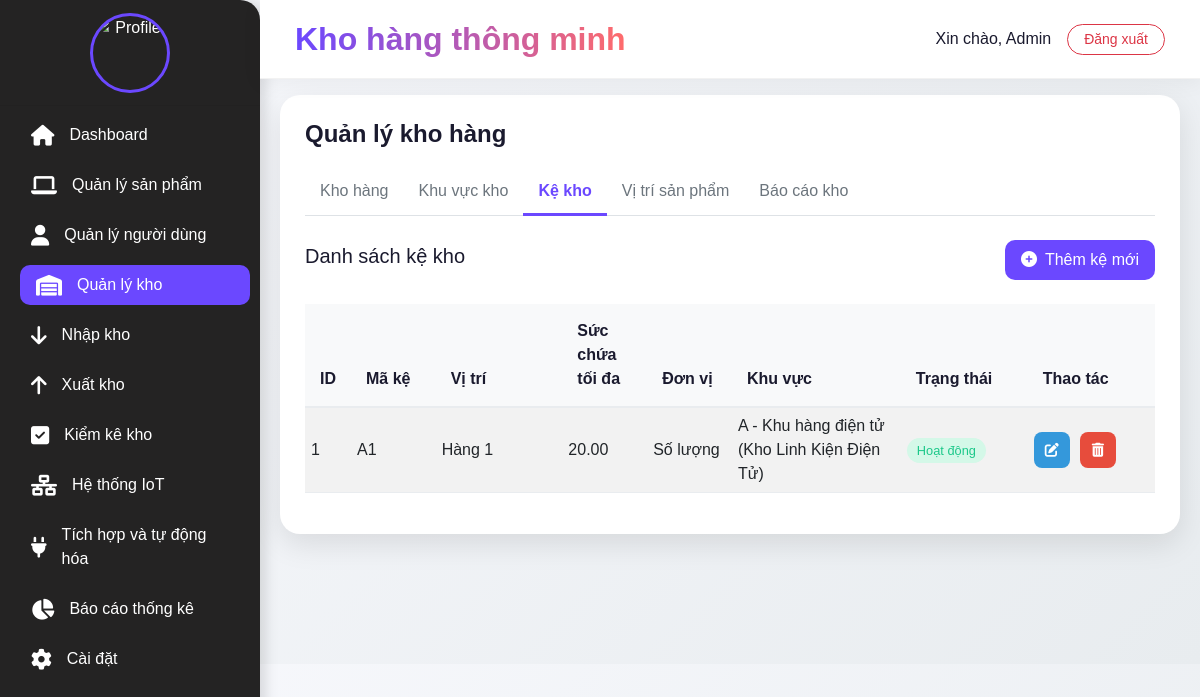
Page /admin.php?option=kho&tab=ke (signed in) on the committed database.
### tables this page shows
CREATE TABLE `shelves` (
  `shelf_id` int(11) NOT NULL,
  `zone_id` int(11) NOT NULL,
  `shelf_code` varchar(20) NOT NULL,
  `position` varchar(50) DEFAULT NULL,
  `max_capacity` decimal(10,2) DEFAULT NULL COMMENT 'Sức chứa tối đa (thể tích hoặc số lượng)',
  `capacity_unit` enum('VOLUME','QUANTITY') DEFAULT 'VOLUME',
  `description` text DEFAULT NULL,
  `status` enum('ACTIVE','INACTIVE','MAINTENANCE') DEFAULT 'ACTIVE',
  `created_at` timestamp NOT NULL DEFAULT current_timestamp(),
  `updated_at` timestamp NOT NULL DEFAULT current_timestamp() ON UPDATE current_timestamp()
);

CREATE TABLE `warehouse_zones` (
  `zone_id` int(11) NOT NULL,
  `warehouse_id` int(11) NOT NULL,
  `zone_code` varchar(10) NOT NULL,
  `zone_name` varchar(100) DEFAULT NULL,
  `description` text DEFAULT NULL,
  `created_at` timestamp NOT NULL DEFAULT current_timestamp()
);

CREATE TABLE `warehouses` (
  `warehouse_id` int(11) NOT NULL,
  `warehouse_name` varchar(100) NOT NULL,
  `address` text DEFAULT NULL,
  `contact_person` varchar(100) DEFAULT NULL,
  `contact_phone` varchar(20) DEFAULT NULL,
  `created_at` timestamp NOT NULL DEFAULT current_timestamp(),
  `updated_at` timestamp NOT NULL DEFAULT current_timestamp() ON UPDATE current_timestamp()
);

### views/kho.php (the view, shortened to what this page needs)
<?php
$tab = isset($_GET['tab']) ? $_GET['tab'] : 'kho';
?>
<div class="function-container">
    <h4 class="page-title">Quản lý kho hàng</h4>
    <ul class="nav nav-tabs mb-4">
        <li class="nav-item">
            <a class="nav-link <?php echo ($tab == 'kho') ? 'active' : ''; ?>" href="?option=kho&tab=kho">Kho hàng</a>
        </li>
        <li class="nav-item">
            <a class="nav-link <?php echo ($tab == 'khu_vuc') ? 'active' : ''; ?>" href="?option=kho&tab=khu_vuc">Khu vực kho</a>
        </li>
        <li class="nav-item">
            <a class="nav-link <?php echo ($tab == 'ke') ? 'active' : ''; ?>" href="?option=kho&tab=ke">Kệ kho</a>
        </li>
        <li class="nav-item">
            <a class="nav-link <?php echo ($tab == 'vi_tri') ? 'active' : ''; ?>" href="?option=kho&tab=vi_tri">Vị trí sản phẩm</a>
        </li>
        <li class="nav-item">
            <a class="nav-link <?php echo ($tab == 'bao_cao') ? 'active' : ''; ?>" href="?option=kho&tab=bao_cao">Báo cáo kho</a>
        </li>
    </ul>
    <div class="tab-content">
        <?php if ($tab == 'kho'): ?>
            <div class="tab-pane active">
                <div class="d-flex justify-content-between align-items-center mb-4">
                    <h5>Danh sách kho hàng</h5>
                    <button type="button" class="btn btn-add" data-bs-toggle="modal" data-bs-target="#addWarehouseModal">
                        <i class="fas fa-plus-circle me-2"></i>Thêm kho mới
                    </button>
                </div>
                <div class="table-responsive">
                    <table class="data-table table table-striped table-hover">
                        <thead>
                            <tr>
                                <th width="5%">ID</th>
                                <th width="20%">Tên kho</th>
                                <th width="35%">Địa chỉ</th>
                                <th width="15%">Người liên hệ</th>
                                <th width="15%">Số điện thoại</th>
                                <th width="10%">Thao tác</th>
                            </tr>
                        </thead>
                        <tbody>
                            <?php
                            $sql = "SELECT * FROM warehouses ORDER BY warehouse_id DESC";
                            $result = $conn->query($sql);
                            if ($result->num_rows > 0) {
                                while ($row = $result->fetch_assoc()) {
                                    echo "<tr>
                                            <td>{$row['warehouse_id']}</td>
                                            <td>{$row['warehouse_name']}</td>
                                            <td>{$row['address']}</td>
                                            <td>{$row['contact_person']}</td>
                                            <td>{$row['contact_phone']}</td>
                                            <td>
                                                <div class='action-buttons'>
                                                    <button class='btn btn-edit' onclick='editWarehouse({$row['warehouse_id']})'
                                                        data-id='{$row['warehouse_id']}'
                                                        data-name='{$row['warehouse_name']}'
                                                        data-address='{$row['address']}'
                                                        data-contact='{$row['contact_person']}'
                                                        data-phone='{$row['contact_phone']}'>
                                                        <i class='fas fa-edit'></i>
                                                    </button>
                                                    <button class='btn btn-delete' onclick='confirmDelete({$row['warehouse_id']}, \"warehouse\")'>
                                                        <i class='fas fa-trash-alt'></i>
                                                    </button>
                                                </div>
                                            </td>
                                          </tr>";
                                }
                            } else {
                                echo "<tr><td colspan='6' class='text-center'>Không có dữ liệu kho hàng</td></tr>";
                            }
                            ?>
                        </tbody>
                    </table>
                </div>
                <div class="modal fade" id="addWarehouseModal" tabindex="-1" aria-hidden="true">
                    <div class="modal-dialog">
                        <div class="modal-content">
                            <div class="modal-header">
                                <h5 class="modal-title">Thêm kho mới</h5>
                                <button type="button" class="btn-close" data-bs-dismiss="modal" aria-label="Close"></button>
                            </div>
                            <div class="modal-body">
                                <form method="post" id="addWarehouseForm">
                                    <div class="form-group mb-3">
                                        <label for="warehouse_name">Tên kho <span class="text-danger">*</span></label>
                                        <input type="text" class="form-control" id="warehouse_name" name="warehouse_name" required>
                                    </div>
                                    <div class="form-group mb-3">
                                        <label for="address">Địa chỉ</label>
                                        <textarea class="form-control" id="address" name="address" rows="2"></textarea>
                                    </div>
                                    <div class="form-group mb-3">
                                        <label for="contact_person">Người liên hệ</label>
                                        <input type="text" class="form-control" id="contact_person" name="contact_person">
                                    </div>
                                    <div class="form-group mb-3">
                                        <label for="contact_phone">Số điện thoại</label>
                                        <input type="text" class="form-control" id="contact_phone" name="contact_phone">
                                    </div>
                                    <div class="modal-footer">
                                        <button type="button" class="btn btn-secondary" data-bs-dismiss="modal">Hủy</button>
                                        <button type="submit" name="add_warehouse" class="btn btn-primary">Thêm mới</button>
                                    </div>
                                </form>
                            </div>
                        </div>
                    </div>
                </div>
                <div class="modal fade" id="editWarehouseModal" tabindex="-1" aria-hidden="true">
                    <div class="modal-dialog">
                        <div class="modal-content">
                            <div class="modal-header">
                                <h5 class="modal-title">Sửa thông tin kho</h5>
                                <button type="button" class="btn-close" data-bs-dismiss="modal" aria-label="Close"></button>
                            </div>
                            <div class="modal-body">
                                <form method="post" id="editWarehouseForm">
                                    <input type="hidden" id="edit_warehouse_id" name="warehouse_id">
                                    <div class="form-group mb-3">
                                        <label for="edit_warehouse_name">Tên kho <span class="text-danger">*</span></label>
                                        <input type="text" class="form-control" id="edit_warehouse_name" name="warehouse_name" required>
                                    </div>
                                    <div class="form-group mb-3">
                                        <label for="edit_address">Địa chỉ</label>
                                        <textarea class="form-control" id="edit_address" name="address" rows="2"></textarea>
                                    </div>
                                    <div class="form-group mb-3">
                                        <label for="edit_contact_person">Người liên hệ</label>
                                        <input type="text" class="form-control" id="edit_contact_person" name="contact_person">
                                    </div>
                                    <div class="form-group mb-3">
                                        <label for="edit_contact_phone">Số điện thoại</label>
                                        <input type="text" class="form-control" id="edit_contact_phone" name="contact_phone">
                                    </div>
                                    <div class="modal-footer">
                                        <button type="button" class="btn btn-secondary" data-bs-dismiss="modal">Hủy</button>
                                        <button type="submit" name="update_warehouse" class="btn btn-primary">Cập nhật</button>
                                    </div>
                                </form>
                            </div>
                        </div>
                    </div>
                </div>
            </div>
        <?php elseif ($tab == 'ke'): ?>
            <div class="tab-pane active">
                <div class="d-flex justify-content-between align-items-center mb-4">
                    <h5>Danh sách kệ kho</h5>
                    <button type="button" class="btn btn-add" data-bs-toggle="modal" data-bs-target="#addShelfModal">
                        <i class="fas fa-plus-circle me-2"></i>Thêm kệ mới
                    </button>
                </div>
                <div class="table-responsive">
                    <table class="data-table table table-striped table-hover">
                        <thead>
                            <tr>
                                <th width="5%">ID</th>
                                <th width="10%">Mã kệ</th>
                                <th width="15%">Vị trí</th>
                <th width="10%">Sức chứa tối đa</th>
                <th width="10%">Đơn vị</th>
                <th width="20%">Khu vực</th>
                <th width="15%">Trạng thái</th>
                <th width="15%">Thao tác</th>
            </tr>
        </thead>
        <tbody>
            <?php
            $sql = "SELECT s.*, wz.zone_code, wz.zone_name, w.warehouse_name
                    FROM shelves s
                    JOIN warehouse_zones wz ON s.zone_id = wz.zone_id
                    JOIN warehouses w ON wz.warehouse_id = w.warehouse_id
                    ORDER BY s.shelf_id DESC";
            $result = $conn->query($sql);
            if ($result->num_rows > 0) {
                while ($row = $result->fetch_assoc()) {
                    $status_class = '';
                    switch ($row['status']) {
                        case 'ACTIVE':
                            $status_class = 'status-active';
                            $status_text = 'Hoạt động';
                            break;
                    }
                    echo "<tr>
                            <td>{$row['shelf_id']}</td>
                            <td>{$row['shelf_code']}</td>
                            <td>{$row['position']}</td>
                            <td>{$row['max_capacity']}</td>
                            <td>" . ($row['capacity_unit'] == 'VOLUME' ? 'Thể tích' : 'Số lượng') . "</td>
                            <td>{$row['zone_code']} - {$row['zone_name']} ({$row['warehouse_name']})</td>
                            <td><span class='status-badge $status_class'>$status_text</span></td>
                            <td>
                                <div class='action-buttons'>
                                    <button class='btn btn-edit' onclick='editShelf({$row['shelf_id']})'
                                        data-id='{$row['shelf_id']}'
                                        data-code='{$row['shelf_code']}'
                                        data-position='{$row['position']}'
                                        data-max-capacity='{$row['max_capacity']}'
                                        data-capacity-unit='{$row['capacity_unit']}'
                                        data-description='{$row['description']}'
                                        data-status='{$row['status']}'>
                                        <i class='fas fa-edit'></i>
                                    </button>
                                    <button class='btn btn-delete' onclick='confirmDelete({$row['shelf_id']}, \"shelf\")'>
                                        <i class='fas fa-trash-alt'></i>
                                    </button>
                                </div>
                            </td>
                          </tr>";
                }
            } else {
                echo "<tr><td colspan='8' class='text-center'>Không có dữ liệu kệ kho</td></tr>";
            }
            ?>
        </tbody>
    </table>
</div>
</div>
<?php endif; ?>
</div>
</div>

### css/admin.css (style rules this page uses)
:root { --primary-color: #6b48ff; --secondary-color: #f8f9fd; --accent-color: #ff6b6b; --text-color: #1a1a2e; --sidebar-width: 260px; }
body { font-family: 'Inter', sans-serif; background: linear-gradient(135deg, var(--secondary-color), #e8ecef); color: var(--text-color); overflow-x: hidden; }

### css/chucnang.css (style rules this page uses)
.function-container { background: #fff; border-radius: 20px; box-shadow: 0 10px 30px rgba(0,0,0,0.1); padding: 25px; margin-bottom: 30px; }
.page-title { font-size: 1.5rem; font-weight: 700; margin-bottom: 20px; color: var(--text-color); }
.action-buttons { display: flex; gap: 10px; }
.btn-add { background: var(--primary-color); color: white; border: none; border-radius: 10px; padding: 8px 16px; transition: all 0.3s ease; }
.btn-edit, .btn-delete, .btn-toggle { border: none; border-radius: 8px; width: 36px; height: 36px; display: flex; align-items: center; justify-content: center; transition: all 0.3s ease; }
.btn-edit { background-color: #3498db; color: white; }
.btn-delete { background-color: #e74c3c; color: white; }
.data-table { width: 100%; border-collapse: separate; border-spacing: 0; }
.data-table th { background-color: #f8f9fa; color: var(--text-color); font-weight: 600; text-align: left; padding: 15px; border-bottom: 2px solid #e9ecef; }
.data-table td { padding: 6px; border-bottom: 1px solid #e9ecef; vertical-align: middle; }
.status-badge { padding: 5px 10px; border-radius: 20px; font-size: 0.8rem; font-weight: 500; }
.status-active { background-color: #d4f8e8; color: #1cc88a; }
.nav-tabs .nav-link { border: none; border-bottom: 3px solid transparent; border-radius: 0; color: #6c757d; font-weight: 500; padding: 10px 15px; transition: all 0.3s ease; }
.nav-tabs .nav-link.active { border-bottom: 3px solid var(--primary-color); color: var(--primary-color); font-weight: 600; }
.table td .btn { padding: 0.25rem 0.5rem; font-size: 0.875rem; }

### rows in the picture
shelves: shelf_id "1", shelf_code "A1", position "Hàng 1", max_capacity "20.00", capacity_unit "Số lượng", zone.zone_code "A", zone.zone_name "Khu hàng điện tử", warehouses.warehouse_name "Kho Linh Kiện Điện Tử", status "Hoạt động"
